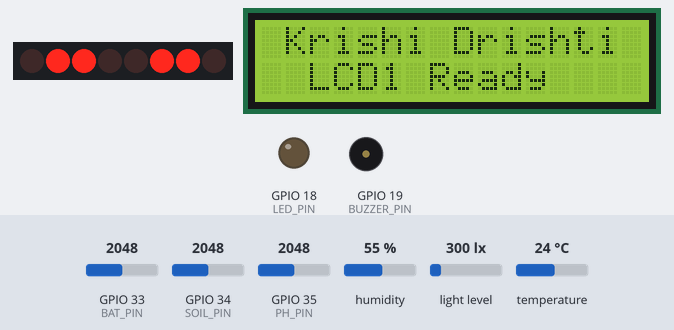
Simulated run of this sketch. Board: ESP32. Parts: 8 port-expander outputs drawn as a row of LEDs (first output left, lit = HIGH), 16×2 character LCD, output pins drawn as LEDs (lit = HIGH), buzzer (waves = sounding). Wiring (inferred from the names in the program): PCF8574 port expander at I2C address 0x27. Wiring (inferred from the signals the program sends): row of LEDs: on Q0, Q1, Q2, Q3, Q4, Q5, Q6, Q7. Inputs (shaded band) come from the test bench; at power-on: GPIO 34 (SOIL_PIN) = 2048, light level 300 lx, GPIO 35 (PH_PIN) = 2048, GPIO 33 (BAT_PIN) = 2048, humidity 55 %, temperature 24 °C. WiFi joins after 1.5 s; servers stay silent unless stated; uploads are accepted with an empty reply; what the sketch prints to the serial monitor is not drawn.

Above: at 1.2 s.
At 9.2 s:
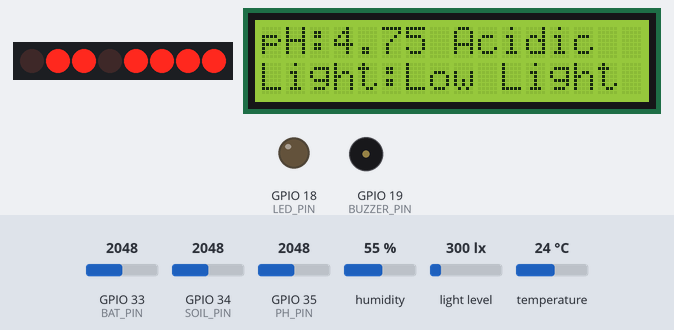
9.3 s: GPIO 34 (SOIL_PIN) set to 2658
13.5 s: GPIO 34 (SOIL_PIN) set to 2745
At 17.3 s:
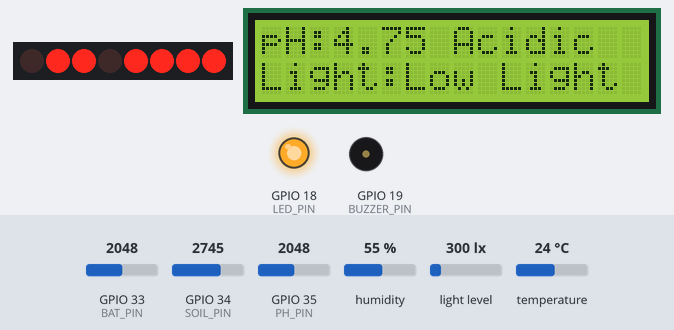
17.5 s: light level set to 220 lx
19.7 s: light level set to 184 lx
At 21.6 s:
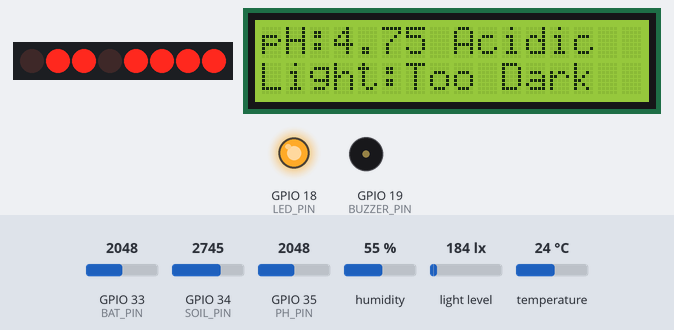
24.1 s: GPIO 35 (PH_PIN) set to 1959
At 25.9 s:
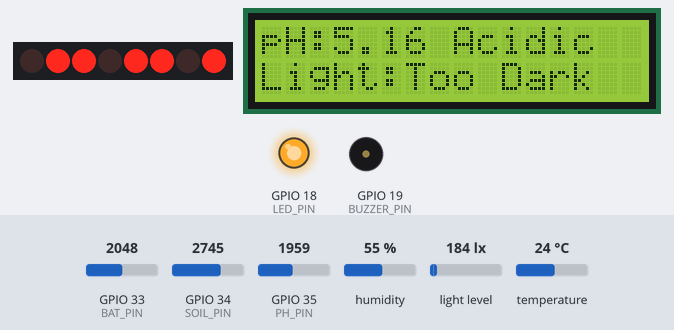
32.0 s: GPIO 35 (PH_PIN) set to 1846
At 33.2 s:
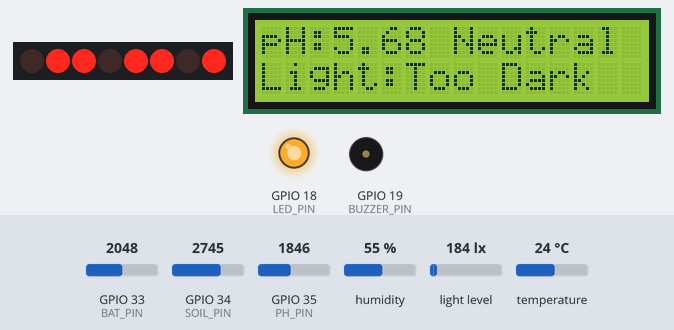
Timing chart, 0 to 37.1 s (numbered marks = the images above; inputs shaded):
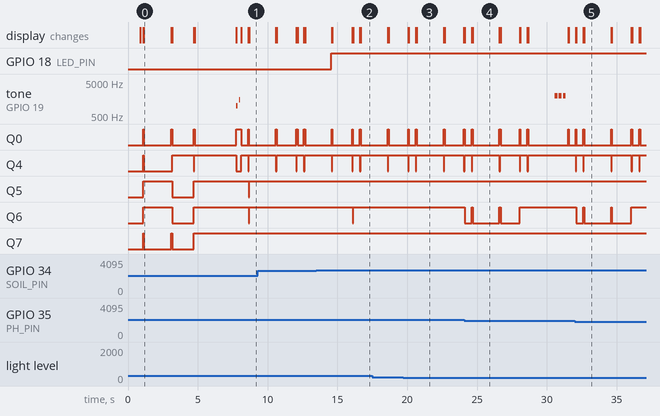

The sketch:

KrishiDrishti.ino
```cpp
// ================================================================
//  Krishi Drishti — Remote Plant Monitoring System
//  Sensors : Capacitive Soil | BH1750 Light | DHT22 | pH | 2×18650
//  Output  : LCD1 + LCD2 (16×2 I2C) | Buzzer | LED | REST API
//
//  LCD1 (SDA=GPIO21, SCL=GPIO22) addr 0x27 — pH & Light
//    Line 1: pH value + Acidic/Neutral/Alkaline
//    Line 2: Light status
//
//  LCD2 (SDA=GPIO25, SCL=GPIO26) addr 0x27 — Soil + Env
//    Sub-page A: Soil % + Temp + Humidity
//    Sub-page B: Light Status + Light Advice
//
//  BH1750 → GPIO21/22  addr 0x23
// ================================================================

#include <DHT.h>
#include <Wire.h>
#include <LiquidCrystal_I2C.h>
#include <BH1750.h>
#include <WiFi.h>
#include <HTTPClient.h>

// ================================================================
//  WIFI & SERVER
// ================================================================
const char* WIFI_SSID     = "Redmi 13";
const char* WIFI_PASSWORD = "12345678";
const char* SERVER_URL    = "http://192.168.137.207:8080/api/data";

// ================================================================
//  PINS
// ================================================================
#define SOIL_PIN    34
#define PH_PIN      35
#define DHT_PIN      4
#define DHT_TYPE DHT22
#define BUZZER_PIN  19
#define LED_PIN     18
#define BAT_PIN     33
#define LCD2_SDA    25
#define LCD2_SCL    26

// ================================================================
//  TWO I2C BUSES
//  I2C_BUS1 = Wire  → GPIO21/22  (LCD1 + BH1750)
//  I2C_BUS2 = Wire1 → GPIO25/26  (LCD2 only)
// ================================================================
TwoWire I2C_BUS2 = TwoWire(1);

// ================================================================
//  OBJECTS
// ================================================================
DHT               dht(DHT_PIN, DHT_TYPE);
LiquidCrystal_I2C lcd1(0x27, 16, 2);
LiquidCrystal_I2C lcd2(0x27, 16, 2);
BH1750            lightMeter;

// ================================================================
//  CALIBRATION
// ================================================================
int   SOIL_DRY      = 3200;
int   SOIL_WET      = 1500;
float PH_SLOPE      = -5.70;
float PH_OFFSET     =  14.16;
const float R1          = 100000.0;
const float R2          =  47000.0;
const float VREF        =       3.3;
const float BAT_FULL_V  =       8.4;
const float BAT_EMPTY_V =       6.0;

// ================================================================
//  SENSOR STATE
// ================================================================
float  g_temp = 0, g_humidity = 0, g_lux = 0, g_pH = 0;
int    g_soilPercent = 0, g_soilRaw = 0;
float  g_batVoltage  = 0;
int    g_batPercent  = 0;
String g_soilStatus  = "---";
String g_tempStatus  = "---";
String g_lightStatus = "---";
String g_lightAdvice = "---";
String g_phStatus    = "---";
String g_batStatus   = "---";

unsigned long previousMillis = 0;
unsigned long lcd2FlipMillis = 0;
byte          lcd2Page       = 0;

const unsigned long READ_INTERVAL  = 2000;
const unsigned long LCD2_FLIP_TIME = 4000;
const byte          SAMPLE_COUNT   = 30;

// ================================================================
//  BUZZER COOLDOWN
// ================================================================
unsigned long lastDryAlertTime = 0;
unsigned long lastPhAlertTime  = 0;
unsigned long lastBatAlertTime = 0;
const unsigned long DRY_ALERT_INTERVAL = 30000;
const unsigned long PH_ALERT_INTERVAL  = 60000;
const unsigned long BAT_ALERT_INTERVAL = 120000;

// ================================================================
//  HELPERS
// ================================================================
int readAverage(byte pin) {
  long total = 0;
  for (byte i = 0; i < SAMPLE_COUNT; i++) { total += analogRead(pin); delay(5); }
  return total / SAMPLE_COUNT;
}
void beep(int f, int ms) { tone(BUZZER_PIN, f); delay(ms); noTone(BUZZER_PIN); }
void dryAlert() { for (int i = 0; i < 3; i++) { beep(2000, 200); delay(100); } }
void batAlert() { beep(800, 500); delay(200); beep(800, 500); }
void phAlert()  { beep(1200, 300); delay(150); beep(1200, 300); }

// ================================================================
//  LCD2 LOW-LEVEL WRITE
// ================================================================
#define LCD_ADDR      0x27
#define LCD_BACKLIGHT 0x08
#define LCD_EN        0x04
#define LCD_RW        0x02
#define LCD_RS        0x01

void lcd2_write4bits(uint8_t value) {
  I2C_BUS2.beginTransmission(LCD_ADDR);
  I2C_BUS2.write(value | LCD_BACKLIGHT);
  I2C_BUS2.endTransmission();
  delayMicroseconds(1);
  I2C_BUS2.beginTransmission(LCD_ADDR);
  I2C_BUS2.write((value | LCD_EN) | LCD_BACKLIGHT);
  I2C_BUS2.endTransmission();
  delayMicroseconds(1);
  I2C_BUS2.beginTransmission(LCD_ADDR);
  I2C_BUS2.write((value & ~LCD_EN) | LCD_BACKLIGHT);
  I2C_BUS2.endTransmission();
  delayMicroseconds(50);
}

void lcd2_send(uint8_t value, uint8_t mode) {
  uint8_t hi = (value & 0xF0) | mode;
  uint8_t lo = ((value << 4) & 0xF0) | mode;
  lcd2_write4bits(hi);
  lcd2_write4bits(lo);
}

void lcd2_cmd(uint8_t cmd)        { lcd2_send(cmd, 0);       delayMicroseconds(2000); }
void lcd2_char(uint8_t ch)        { lcd2_send(ch, LCD_RS);   delayMicroseconds(50);   }

void lcd2_init() {
  delay(50);
  lcd2_write4bits(0x30); delay(5);
  lcd2_write4bits(0x30); delayMicroseconds(150);
  lcd2_write4bits(0x30); delayMicroseconds(150);
  lcd2_write4bits(0x20); delayMicroseconds(150);
  lcd2_cmd(0x28); // 4-bit, 2 lines, 5x8
  lcd2_cmd(0x08); // display off
  lcd2_cmd(0x01); // clear
  delay(2);
  lcd2_cmd(0x06); // entry mode
  lcd2_cmd(0x0C); // display on, no cursor
}

void lcd2_clear()                  { lcd2_cmd(0x01); delay(2); }
void lcd2_setCursor(uint8_t col, uint8_t row) {
  uint8_t offsets[] = {0x00, 0x40};
  lcd2_cmd(0x80 | (col + offsets[row]));
}
void lcd2_print(const char* str) {
  while (*str) lcd2_char(*str++);
}
void lcd2_print(String s)          { lcd2_print(s.c_str()); }
void lcd2_print(int n)             { lcd2_print(String(n)); }
void lcd2_print(float f, int dec)  { lcd2_print(String(f, dec)); }

// ================================================================
//  SENSOR READS
// ================================================================
void readBattery() {
  int   raw    = readAverage(BAT_PIN);
  float vPin   = raw * (VREF / 4095.0);
  g_batVoltage = vPin * ((R1 + R2) / R2);
  g_batPercent = (int)((g_batVoltage - BAT_EMPTY_V) / (BAT_FULL_V - BAT_EMPTY_V) * 100.0);
  g_batPercent = constrain(g_batPercent, 0, 100);
  if      (g_batPercent > 70) g_batStatus = "Good";
  else if (g_batPercent > 30) g_batStatus = "Low";
  else                         g_batStatus = "Critical";
}

// ================================================================
//  BH1750 FIX: In CONTINUOUS_HIGH_RES_MODE the sensor is always
//  measuring. Instead of gating on measurementReady() (which can
//  return false for the first ~200ms and leave g_lux at 0 = "Too Dark"),
//  we call readLightLevel() unconditionally and only skip the update
//  if the returned value is negative (sensor error).
// ================================================================
void readLight() {
  float lux = lightMeter.readLightLevel();
  if (lux >= 0) {
    g_lux = lux;
  }
  // If lux < 0 it's a sensor error — keep previous g_lux value

  if      (g_lux <   200) { g_lightStatus = "Too Dark";   g_lightAdvice = "Needs more light"; }
  else if (g_lux <  1000) { g_lightStatus = "Low Light";  g_lightAdvice = "Move to window";   }
  else if (g_lux <  5000) { g_lightStatus = "Good Light"; g_lightAdvice = "Plant is happy :)";}
  else if (g_lux < 20000) { g_lightStatus = "Bright";     g_lightAdvice = "Great for most";   }
  else                    { g_lightStatus = "Direct Sun";  g_lightAdvice = "Shield if needed"; }
}

int calcHealth() {
  int s = 100;
  if      (g_soilPercent < 20) s -= 30; else if (g_soilPercent < 40) s -= 15;
  else if (g_soilPercent > 85) s -= 10;
  if      (g_pH < 5.0 || g_pH > 8.0) s -= 25; else if (g_pH < 5.5 || g_pH > 7.5) s -= 10;
  if      (g_temp < 10 || g_temp > 40) s -= 25; else if (g_temp < 15 || g_temp > 35) s -= 10;
  if      (g_humidity < 20 || g_humidity > 90) s -= 20;
  else if (g_humidity < 30 || g_humidity > 80) s -=  8;
  if      (g_lux <   200) s -= 20; else if (g_lux <  1000) s -= 10;
  else if (g_lux > 80000) s -= 10;
  if (g_batPercent < 10)  s -= 15;
  return constrain(s, 0, 100);
}

// ================================================================
//  LCD1 UPDATE — pH & Light (fixed, never rotates)
//
//  Line 1: "pH:6.82 Neutral "
//  Line 2: "Light:Good Light"
// ================================================================
void updateLCD1() {
  lcd1.clear();

  lcd1.setCursor(0, 0);
  lcd1.print("pH:");
  lcd1.print(g_pH, 2);
  lcd1.print(" ");
  lcd1.print(g_phStatus);

  lcd1.setCursor(0, 1);
  lcd1.print("Light:");
  lcd1.print(g_lightStatus);
}

// ================================================================
//  LCD2 UPDATE — Soil/Env ↔ Light Detail (flips every 4s)
//
//  Sub-page 0:
//    Line 1: "Soil:65%  Moist "
//    Line 2: "T:28.4C  H:65%  "
//
//  Sub-page 1:  ← CHANGED: now shows light status + advice
//    Line 1: "Light:Good Light"
//    Line 2: "Plant is happy:)"
// ================================================================
void updateLCD2() {
  lcd2_clear();

  if (lcd2Page == 0) {
    // --- Sub-page 0: Soil + Temp + Humidity ---
    lcd2_setCursor(0, 0);
    lcd2_print("Soil:");
    lcd2_print(g_soilPercent);
    lcd2_print("% ");
    lcd2_print(g_soilStatus);

    lcd2_setCursor(0, 1);
    lcd2_print("T:");
    lcd2_print(g_temp, 1);
    lcd2_print("C H:");
    lcd2_print((int)g_humidity);
    lcd2_print("%   ");

  } else {
    // --- Sub-page 1: Light Status + Advice ---
    lcd2_setCursor(0, 0);
    lcd2_print("Light:");
    lcd2_print(g_lightStatus);

    // Pad/truncate advice to fill the 16-char line cleanly
    String advice = g_lightAdvice;
    while (advice.length() < 16) advice += " ";
    lcd2_setCursor(0, 1);
    lcd2_print(advice.substring(0, 16));
  }
}

// ================================================================
//  JSON & WIFI
// ================================================================
String buildSensorJson() {
  String j = "{";
  j += "\"temp\":"          + String(g_temp, 1)       + ",";
  j += "\"humidity\":"      + String(g_humidity, 1)   + ",";
  j += "\"soil\":"          + String(g_soilPercent)   + ",";
  j += "\"ph\":"            + String(g_pH, 2)         + ",";
  j += "\"lux\":"           + String((int)g_lux)      + ",";
  j += "\"batV\":"          + String(g_batVoltage, 2) + ",";
  j += "\"batPct\":"        + String(g_batPercent)    + ",";
  j += "\"health\":"        + String(calcHealth())    + ",";
  j += "\"soilStatus\":\""  + g_soilStatus            + "\",";
  j += "\"phStatus\":\""    + g_phStatus              + "\",";
  j += "\"tempStatus\":\""  + g_tempStatus            + "\",";
  j += "\"lightStatus\":\"" + g_lightStatus           + "\",";
  j += "\"lightAdvice\":\""  + g_lightAdvice          + "\",";
  j += "\"batStatus\":\""   + g_batStatus             + "\"";
  j += "}";
  return j;
}

void sendViaWiFi() {
  if (WiFi.status() == WL_CONNECTED) {
    HTTPClient http;
    http.begin(SERVER_URL);
    http.addHeader("Content-Type", "application/json");
    int code = http.POST(buildSensorJson());
    if (code > 0) Serial.printf("[HTTP] POST code: %d\n", code);
    else          Serial.printf("[HTTP] POST failed: %s\n", http.errorToString(code).c_str());
    http.end();
  } else {
    Serial.println("[WIFI] Disconnected. Reconnecting...");
    WiFi.reconnect();
  }
}

// ================================================================
//  SETUP
// ================================================================
void setup() {
  Serial.begin(115200);

  delay(500); // Let power supply settle before LCD init

  Wire.begin(21, 22);                  // Bus 0 — LCD1 + BH1750
  I2C_BUS2.begin(LCD2_SDA, LCD2_SCL); // Bus 1 — LCD2

  delay(200);

  dht.begin();

  if (lightMeter.begin(BH1750::CONTINUOUS_HIGH_RES_MODE, 0x23, &Wire)) {
    Serial.println("[OK]  BH1750 initialised");
    delay(180); // BH1750 needs ~120-180ms for first measurement in high-res mode
  } else {
    Serial.println("[WARN] BH1750 not found");
  }

  pinMode(BUZZER_PIN, OUTPUT);
  pinMode(LED_PIN,    OUTPUT);

  // LCD1 — standard init via Wire
  lcd1.init();
  lcd1.backlight();
  lcd1.setCursor(1, 0); lcd1.print("Krishi Drishti");
  lcd1.setCursor(2, 1); lcd1.print("LCD1 Ready");

  // LCD2 — raw I2C init via I2C_BUS2
  lcd2_init();
  lcd2_setCursor(1, 0); lcd2_print("Krishi Drishti");
  lcd2_setCursor(2, 1); lcd2_print("LCD2 Ready");

  delay(2000);
  lcd1.clear();
  lcd2_clear();

  lcd1.setCursor(0, 0); lcd1.print("Connecting WiFi ");
  lcd1.setCursor(0, 1); lcd1.print(WIFI_SSID);
  lcd2_setCursor(0, 0); lcd2_print("Connecting WiFi ");
  lcd2_setCursor(0, 1); lcd2_print("Please wait...");

  WiFi.begin(WIFI_SSID, WIFI_PASSWORD);
  while (WiFi.status() != WL_CONNECTED) { delay(500); Serial.print("."); }

  Serial.println("\n=== Krishi Drishti — Remote Plant Monitoring System ===");
  Serial.println("LCD1 → GPIO21/22  |  pH + Light");
  Serial.println("LCD2 → GPIO25/26  |  Soil + Temp + Light Detail");
  Serial.print("IP: "); Serial.println(WiFi.localIP());

  lcd1.clear();
  lcd1.setCursor(0, 0); lcd1.print("WiFi Connected!");
  lcd1.setCursor(0, 1); lcd1.print(WiFi.localIP().toString());
  lcd2_clear();
  lcd2_setCursor(0, 0); lcd2_print("WiFi Connected!");
  lcd2_setCursor(0, 1); lcd2_print(WiFi.localIP().toString());

  delay(3000);
  lcd1.clear();
  lcd2_clear();

  Serial.println("[OK]  Device ready.");
  beep(1000, 100); delay(100); beep(1500, 100);
}

// ================================================================
//  LOOP
// ================================================================
void loop() {

  // LCD2 flips between sub-pages every 4 seconds
  if (millis() - lcd2FlipMillis >= LCD2_FLIP_TIME) {
    lcd2FlipMillis = millis();
    lcd2Page = (lcd2Page + 1) % 2;
    updateLCD2();
  }

  // Sensor read every 2 seconds
  if (millis() - previousMillis >= READ_INTERVAL) {
    previousMillis = millis();

    // Soil
    g_soilRaw     = readAverage(SOIL_PIN);
    g_soilPercent = map(g_soilRaw, SOIL_DRY, SOIL_WET, 0, 100);
    g_soilPercent = constrain(g_soilPercent, 0, 100);

    // pH
    int   phRaw     = readAverage(PH_PIN);
    float phVoltage = phRaw * (VREF / 4095.0);
    g_pH            = PH_SLOPE * phVoltage + PH_OFFSET;
    g_pH            = constrain(g_pH, 0.0, 14.0);

    // Light
    readLight();

    // DHT22
    float h = dht.readHumidity();
    float t = dht.readTemperature();
    if (!isnan(h) && !isnan(t)) { g_humidity = h; g_temp = t; }
    else Serial.println("[WARN] DHT22 read failed");

    // Battery
    readBattery();

    // Status strings
    if      (g_soilPercent < 20) g_soilStatus = "VeryDry";
    else if (g_soilPercent < 40) g_soilStatus = "Dry";
    else if (g_soilPercent < 70) g_soilStatus = "Moist";
    else                          g_soilStatus = "Wet";

    if      (g_pH < 5.5)  g_phStatus = "Acidic";
    else if (g_pH <= 7.5) g_phStatus = "Neutral";
    else                   g_phStatus = "Alkaline";

    if      (g_temp < 15) g_tempStatus = "Cold";
    else if (g_temp < 35) g_tempStatus = "Normal";
    else                   g_tempStatus = "Hot";

    // Alerts
    if (g_soilPercent < 30) {
      digitalWrite(LED_PIN, HIGH);
      if (millis() - lastDryAlertTime >= DRY_ALERT_INTERVAL) { dryAlert(); lastDryAlertTime = millis(); }
    } else { digitalWrite(LED_PIN, LOW); }

    if (g_pH < 5.0 || g_pH > 8.5)
      if (millis() - lastPhAlertTime >= PH_ALERT_INTERVAL) { phAlert(); lastPhAlertTime = millis(); }

    if (g_batPercent < 15)
      if (millis() - lastBatAlertTime >= BAT_ALERT_INTERVAL) { batAlert(); lastBatAlertTime = millis(); }

    // Update LCDs
    updateLCD1();
    updateLCD2();

    Serial.printf(
      "Soil:%d%% | pH:%.2f | T:%.1fC H:%.1f%% | Lux:%.0f [%s] | Bat:%.2fV %d%%\n",
      g_soilPercent, g_pH, g_temp, g_humidity,
      g_lux, g_lightStatus.c_str(), g_batVoltage, g_batPercent
    );

    sendViaWiFi();
  }
}
```

Measured:
- the behaviour switches between 2690 and 2691 on GPIO 34 (SOIL_PIN) (found by bisection; images 1 and 2)
- the behaviour switches between 200 and 199 lx on light level (found by bisection; images 2 and 3)
- the behaviour switches between 1886 and 1885 on GPIO 35 (PH_PIN) (found by bisection; images 4 and 5)
- after the input at 13.5 s, GPIO 18 (LED_PIN): LOW → HIGH after 1.1 s
- after the input at 19.7 s, the display: first differs from a run without the input after 0.91 s (image 3 shows a later state)
- after the input at 32.0 s, the display: first differs from a run without the input after 0.61 s (image 5 shows a later state)
- what the display in image 0 shows lasts 2.0 s, from 1.1 s to 3.1 s
